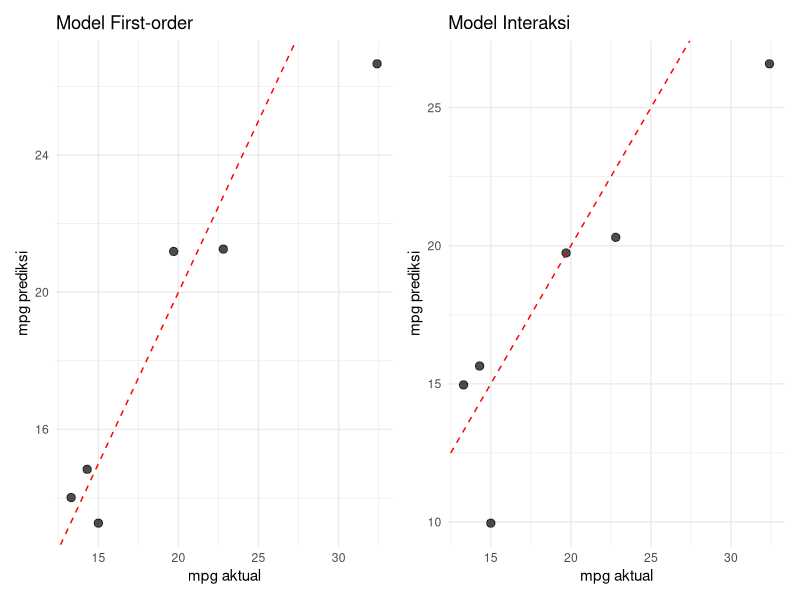

This figure's R source:
## ---- chunk 1
#| message: false
#| warning: false

library(tidyverse)
library(patchwork)
library(caret)
## ---- chunk 2
data(mtcars)
df <- mtcars
df$am <- factor(df$am, levels = c(0, 1), labels = c("Automatic", "Manual"))
## ---- chunk 3
set.seed(2026)

n_total <- nrow(df)
n_train <- round(0.80 * n_total)
idx     <- sample(1:n_total, n_train)

data_train <- df[idx, ]
data_test  <- df[-idx, ]

cat("Data latih:", nrow(data_train), "observasi\n")
cat("Data uji  :", nrow(data_test), "observasi\n")
## ---- chunk 4
# Model 1: first-order
model_1 <- lm(mpg ~ wt + hp + am, data = data_train)

# Model 2: interaksi wt dengan am
model_2 <- lm(mpg ~ wt * am + hp, data = data_train)
## ---- chunk 5
evaluasi_model <- function(model, data_train, data_test) {
  y_test <- data_test$mpg
  y_pred <- predict(model, newdata = data_test)
  
  m   <- length(y_test)
  k   <- length(coef(model)) - 1
  sse <- sum((y_test - y_pred)^2)
  sst <- sum((y_test - mean(data_train$mpg))^2)
  
  R2_pred  <- 1 - sse / sst
  MSE_pred <- sse / (m - (k + 1))
  RMSE     <- sqrt(mean((y_test - y_pred)^2))
  
  list(
    R2_train   = summary(model)$r.squared,
    R2_pred    = R2_pred,
    MSE_pred   = MSE_pred,
    RMSE       = RMSE
  )
}
## ---- chunk 6
hasil_1 <- evaluasi_model(model_1, data_train, data_test)
hasil_2 <- evaluasi_model(model_2, data_train, data_test)

tabel_evaluasi <- data.frame(
  Model    = c("First-order", "Interaksi"),
  R2_train = c(hasil_1$R2_train, hasil_2$R2_train),
  R2_pred  = c(hasil_1$R2_pred,  hasil_2$R2_pred),
  MSE_pred = c(hasil_1$MSE_pred, hasil_2$MSE_pred),
  RMSE     = c(hasil_1$RMSE,     hasil_2$RMSE)
)

knitr::kable(tabel_evaluasi, digits = 4)
## ---- chunk 7
#| fig-width: 10
#| fig-height: 4

plot_prediksi <- function(model, data_test, judul) {
  y_test <- data_test$mpg
  y_pred <- predict(model, newdata = data_test)
  
  ggplot(data.frame(aktual = y_test, prediksi = y_pred),
         aes(x = aktual, y = prediksi)) +
    geom_point(size = 2.5, alpha = 0.7) +
    geom_abline(slope = 1, intercept = 0, linetype = "dashed", color = "red") +
    labs(title = judul, x = "mpg aktual", y = "mpg prediksi") +
    theme_minimal()
}

p1 <- plot_prediksi(model_1, data_test, "Model First-order")
p2 <- plot_prediksi(model_2, data_test, "Model Interaksi")

p1 + p2
## ---- chunk 8
#| warning: false

set.seed(2026)

kontrol_cv <- trainControl(method = "cv", number = 5)

cv_model_1 <- train(
  mpg ~ wt + hp + am,
  data      = df,
  method    = "lm",
  trControl = kontrol_cv
)

cv_model_2 <- train(
  mpg ~ wt * am + hp,
  data      = df,
  method    = "lm",
  trControl = kontrol_cv
)

tabel_cv <- data.frame(
  Model    = c("First-order", "Interaksi"),
  RMSE_cv  = c(cv_model_1$results$RMSE, cv_model_2$results$RMSE),
  R2_cv    = c(cv_model_1$results$Rsquared, cv_model_2$results$Rsquared),
  MAE_cv   = c(cv_model_1$results$MAE, cv_model_2$results$MAE)
)

knitr::kable(tabel_cv, digits = 4)
